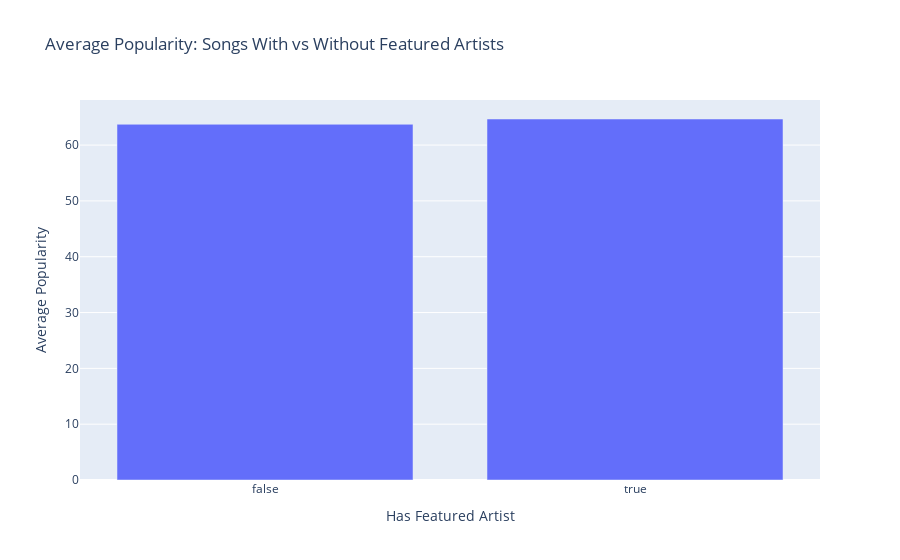

Notebook source saved alongside this figure:
### Code cell
feat_pop = df.groupby('has_feature')['popularity'].mean().reset_index()
fig3 = px.bar(
    feat_pop,
    x='has_feature',
    y='popularity',
    title='Average Popularity: Songs With vs Without Featured Artists',
    labels={'has_feature': 'Has Featured Artist', 'popularity': 'Average Popularity'}
)
fig3.show()

### Figure 1 — Plotly figure (JSON) as saved in the notebook; plotly's stock layout.template omitted (floating-point values rounded to 4 significant figures)
{"data": [{"alignmentgroup": "True", "hovertemplate": "Has Featured Artist=%{x}<br>Average Popularity=%{y}<extra></extra>", "legendgroup": "", "marker": {"color": "#636efa", "pattern": {"shape": ""}}, "name": "", "offsetgroup": "", "orientation": "v", "showlegend": false, "textposition": "auto", "type": "bar", "x": [false, true], "xaxis": "x", "y": [63.72, 64.67], "yaxis": "y"}], "layout": {"barmode": "relative", "legend": {"tracegroupgap": 0}, "title": {"text": "Average Popularity: Songs With vs Without Featured Artists"}, "xaxis": {"anchor": "y", "domain": [0, 1], "title": {"text": "Has Featured Artist"}}, "yaxis": {"anchor": "x", "domain": [0, 1], "title": {"text": "Average Popularity"}}}}
